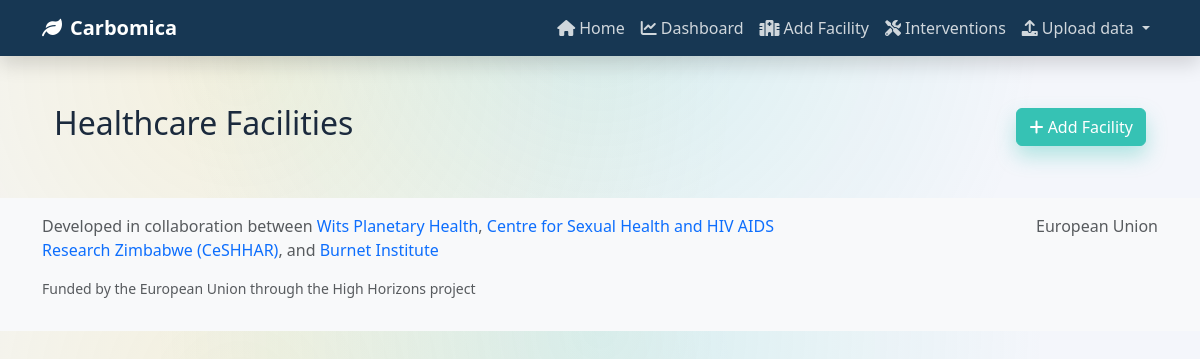
The page /facilities/ on the database as committed earlier.
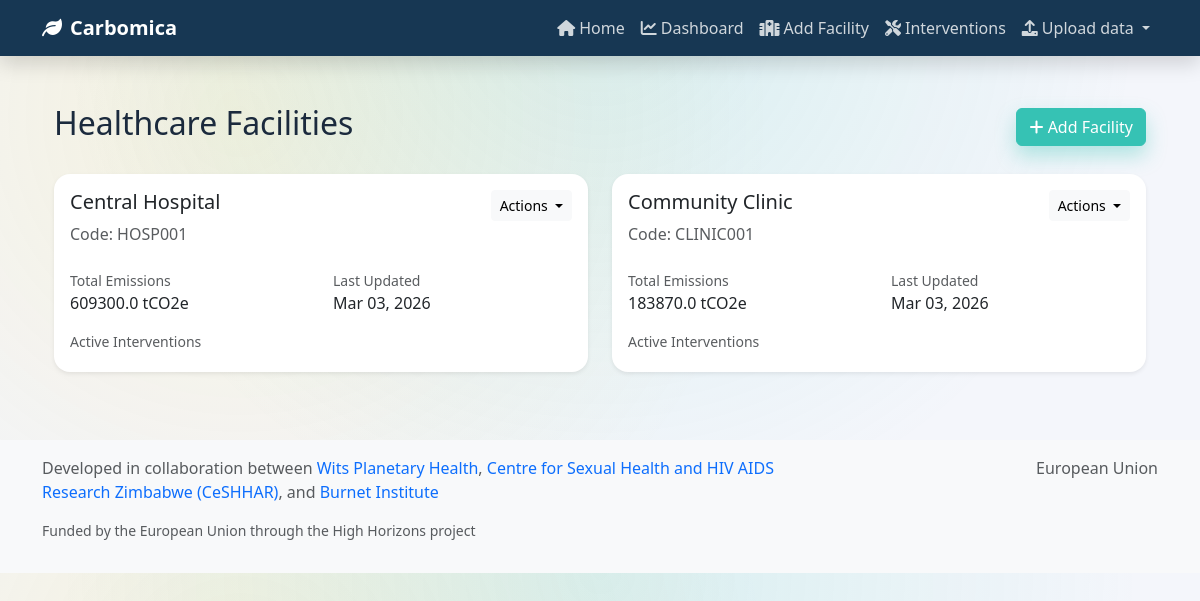
The same page on the database as committed later.
### appname/models.py (models this page shows, shortened)
class Facility(models.Model):
    COUNTRY_CHOICES = [
        ('ZW', 'Zimbabwe'),
        ('ZA', 'South Africa'),
        ('KE', 'Kenya'),
        ('OTHER', 'Other'),
    ]
    FACILITY_TYPE_CHOICES = [
        ('district_hospital', 'District Hospital'),
        ('provincial_hospital', 'Provincial Hospital'),
        ('central_hospital', 'Central Hospital'),
        ('health_centre', 'Health Centre / Clinic'),
        ('maternity_unit', 'Maternity Unit'),
        ('other', 'Other'),
    ]
    code_name = models.CharField(max_length=100)
    display_name = models.CharField(max_length=100)
    country = models.CharField(max_length=10, choices=COUNTRY_CHOICES, default='OTHER')
    facility_type = models.CharField(
        max_length=50, choices=FACILITY_TYPE_CHOICES, default='district_hospital'
    )
    class Meta:
        verbose_name = _('Facility')
        verbose_name_plural = _('Facilities')
        ordering = ['display_name']

class EmissionData(models.Model):
    emission_source = models.ForeignKey(EmissionSource, related_name='emission_data', on_delete=models.CASCADE)
    date = models.DateField(default=timezone.now)
    grid_electricity = models.DecimalField(default=0.0, max_digits=10, decimal_places=2, validators=[MinValueValidator(0.0)])
    grid_gas = models.DecimalField(default=0.0, max_digits=10, decimal_places=2, validators=[MinValueValidator(0.0)])
    bottled_gas = models.DecimalField(default=0.0, max_digits=10, decimal_places=2, validators=[MinValueValidator(0.0)])
    liquid_fuel = models.DecimalField(default=0.0, max_digits=10, decimal_places=2, validators=[MinValueValidator(0.0)])
    vehicle_fuel_owned = models.DecimalField(default=0.0, max_digits=10, decimal_places=2, validators=[MinValueValidator(0.0)])
    business_travel = models.DecimalField(default=0.0, max_digits=10, decimal_places=2, validators=[MinValueValidator(0.0)])
    anaesthetic_gases = models.DecimalField(default=0.0, max_digits=10, decimal_places=2, validators=[MinValueValidator(0.0)])
    refrigeration_gases = models.DecimalField(default=0.0, max_digits=10, decimal_places=2, validators=[MinValueValidator(0.0)])
    waste_management = models.DecimalField(default=0.0, max_digits=10, decimal_places=2, validators=[MinValueValidator(0.0)])
    medical_inhalers = models.DecimalField(default=0.0, max_digits=10, decimal_places=2, validators=[MinValueValidator(0.0)])
    class Meta:
        verbose_name = _('Emission Data')
        verbose_name_plural = _('Emission Data Entries')
        ordering = ['-emission_source__display_name']
    def total_emissions(self):
        total = (
            self.grid_electricity + self.grid_gas + self.bottled_gas +
            self.liquid_fuel + self.vehicle_fuel_owned + self.business_travel +
            self.anaesthetic_gases + self.refrigeration_gases +
            self.waste_management + self.medical_inhalers
        )
        return total

### appname/views.py (the view)
# urls.py: path('facilities/', views.facilities, name='facilities'),
def facilities(request):
    all_facilities = Facility.objects.all()
    return render(request, 'appname/facilities.html', {'facilities': all_facilities})

### appname/templates/appname/facilities.html (shortened to what this page needs)
{% extends 'appname/base.html' %}
{% load humanize %}
{% block content %}
<div class="container py-4">
    <div class="d-flex justify-content-between align-items-center mb-4">
        <h2>Healthcare Facilities</h2>
        <a href="{% url 'add_facility' %}" class="btn btn-primary">
            <i class="fas fa-plus"></i> Add Facility
        </a>
    </div>
    <div class="row">
        {% for facility in facilities %}
        <div class="col-md-6 mb-4">
            <div class="card shadow-sm">
                <div class="card-body">
                    <div class="d-flex justify-content-between align-items-start">
                        <div>
                            <h5 class="card-title">{{ facility.display_name }}</h5>
                            <p class="text-muted mb-2">Code: {{ facility.code_name }}</p>
                        </div>
                        <div class="dropdown">
                            <button class="btn btn-light btn-sm dropdown-toggle" type="button" data-bs-toggle="dropdown">
                                Actions
                            </button>
                        </div>
                    </div>
                    {% with latest_emission=facility.emission_sources.first.emission_data.last %}
                    {% if latest_emission %}
                    <div class="row mt-3">
                        <div class="col-6">
                            <small class="text-muted d-block">Total Emissions</small>
                            <span class="h6">
                                {{ latest_emission.total_emissions|floatformat:1 }} tCO2e
                            </span>
                        </div>
                        <div class="col-6">
                            <small class="text-muted d-block">Last Updated</small>
                            <span class="h6">
                                {{ latest_emission.date|date:"M d, Y" }}
                            </span>
                        </div>
                    </div>
                    {% else %}
                    <p class="text-muted mt-3">No emission data available</p>
                    {% endif %}
                    {% endwith %}
                    <div class="mt-3">
                        <small class="text-muted d-block">Active Interventions</small>
                    </div>
                </div>
            </div>
        </div>
        {% endfor %}
    </div>
</div>
{% endblock %}

Rows that differ between the two databases and show on the page:
added Facility: display_name "Central Hospital", code_name "HOSP001", emission_sources.first.emission_data.last.total_emissions "609300.0", emission_sources.first.emission_data.last "Mar 03, 2026"
added Facility: display_name "Community Clinic", code_name "CLINIC001", emission_sources.first.emission_data.last.total_emissions "183870.0", emission_sources.first.emission_data.last "Mar 03, 2026"
